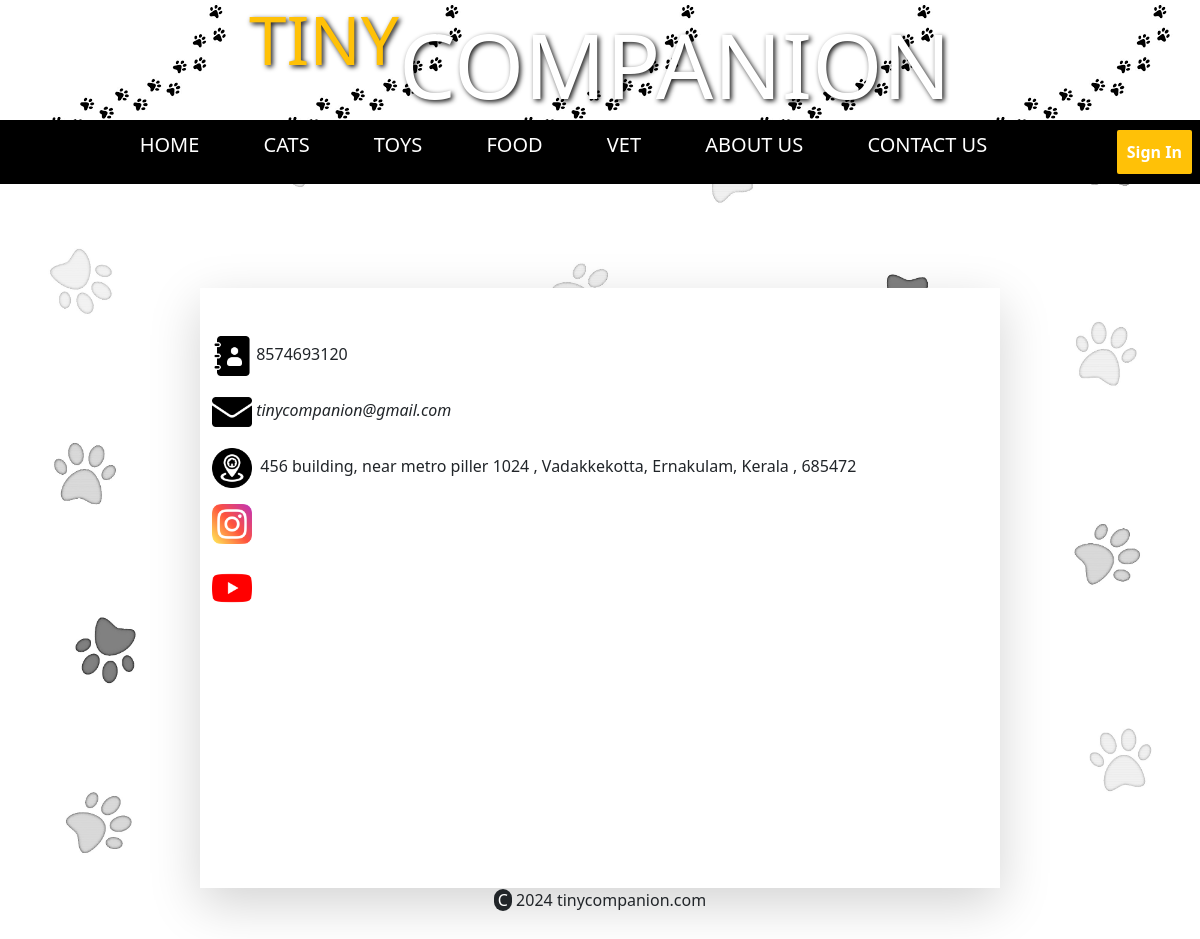
The page /tapp/contactus/ on the database its author committed.
### tapp/models.py (models this page shows)
class Contactus(models.Model):
    phone=models.IntegerField()
    email = models.EmailField()
    address=models.TextField()

### tapp/views.py (the view)
# urls.py: path('contactus/',views.contactus,name='contactus'),
def contactus(request):
    contact = Contactus.objects.all()
    return render(request, 'contactus.html', {'contact': contact})

### templates/contactus.html (shortened to what this page needs)
<!DOCTYPE html>
{% load static %}
<html lang="en">
<head>
    <link href="https://cdn.jsdelivr.net/npm/bootstrap@5.3.3/dist/css/bootstrap.min.css" rel="stylesheet">
</head>
<body>
    <h1 class="container-fluid text-center " id="h11"><sup class="text-warning">TINY</sup><span class="text-white">COMPANION</span></h1>
    <br><br><br><br><br>
    <div id="maindiv">
        <div class="container-fluid text-center  pe-2 " id="div1">
                <a id="a1" href="{% url 'homepg' %}">HOME</a>
                <a id="a1" href="{% url 'cats' %}">CATS</a>
                <a id="a1" href="{% url 'toys' %}">TOYS</a>
                <a id="a1" href="{% url 'food' %}">FOOD</a>
                <a id="a1" href="{% url 'doctor' %}">VET</a>
                <a id="a1" href="{% url 'aboutus' %}">ABOUT US</a>
                <a id="a1" href="{% url 'contactus' %}">CONTACT US</a>
                <button class="text-center text-white bg-warning " id="b1"><a href="{% url 'login' %}" ><b>Sign In</b></a></button>
        </div><br><br><br><br><br>
        <br><br>
        <div id="cnt" class="container shadow-lg">
            {% for co in contact %}
            <p class=" pt-5"><img src="{% static 'img/contact.png' %}" alt="" style="width: 40px;"> {{ co.phone }}</p>
            <p><img src="{% static 'img/email.png' %}" alt="" style="width: 40px;"> <i>{{ co.email }}</i></p>
            <p><img src="{% static 'img/address.png' %}" alt="" style="width: 40px;">&nbsp; {{ co.address }} </p>
            {% endfor %}
            <img src="{% static 'img/instagram.png' %}" alt="" style="width: 40px;"><br><br>
            <img src="{% static 'img/youtube.png' %}" alt="" style="width: 40px;">
        </div>
        <div id="co" class="text-center">
            <p><span class="bg-dark ps-1 pe-1 rounded-5 text-white fw-5">C</span> 2024 tinycompanion.com</p>
            </div><br>
    </div>
</body>
</html>

### rows shown on the page
Contactus: phone "8574693120", email "tinycompanion@gmail.com", address "456 building, near metro piller 1024 , Vadakkekotta, Ernakulam, Kerala , 685472"
